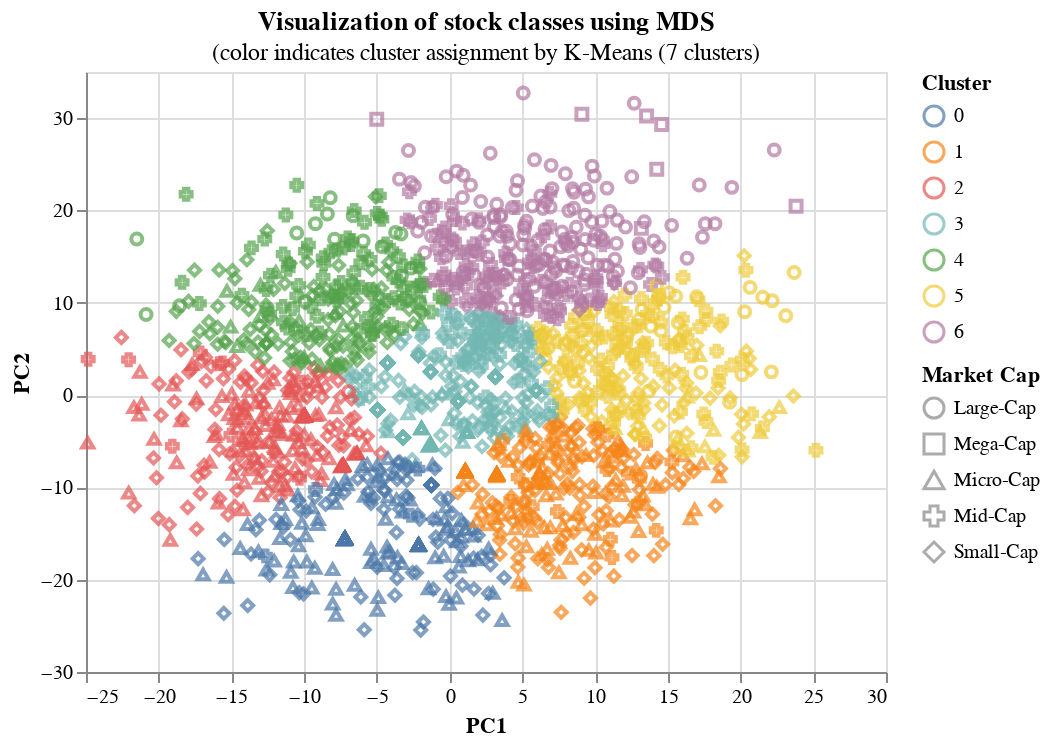

Source (notebook cell):
### Code cell
# Plot PCA-transformed data along first two principal components
# Use cluster labels for color, Market Cap for shape
MDS_viz = alt.Chart(
    labelled_MDS_df,
    title=alt.Title(
        'Visualization of stock classes using MDS',
        subtitle='(color indicates cluster assignment by K-Means (7 clusters)'
    )
).mark_point().encode(
    alt.X('PC1'),
    alt.Y('PC2'),
    color='Cluster:N',
    shape='Market Cap'
).properties(
    width=400,
    height=300
)

MDS_viz

### Figure 1 — Vega-Lite specification as saved in the notebook (floating-point values rounded to 4 significant figures; data arrays with more than 128 entries replaced by an {"elided": "..."} marker saying what was removed)
{"config": {"view": {"continuousWidth": 300, "continuousHeight": 300}}, "data": {"name": "data-9d53def18d349659b31ed8265a71ad32"}, "mark": {"type": "point"}, "encoding": {"color": {"field": "Cluster", "type": "nominal"}, "shape": {"field": "Market Cap", "type": "nominal"}, "x": {"field": "PC1", "type": "quantitative"}, "y": {"field": "PC2", "type": "quantitative"}}, "height": 300, "title": {"text": "Visualization of stock classes using MDS", "subtitle": "(color indicates cluster assignment by K-Means (7 clusters)"}, "width": 400, "$schema": "https://vega.github.io/schema/vega-lite/v5.20.1.json", "datasets": {"data-9d53def18d349659b31ed8265a71ad32": {"elided": "1905 records"}}}
